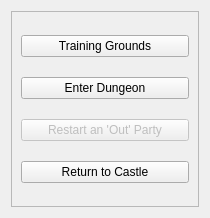
<?xml version="1.0" encoding="UTF-8"?>
<ui version="4.0">
 <class>edgeOfTownDialog</class>
 <widget class="QDialog" name="edgeOfTownDialog">
  <property name="geometry">
   <rect>
    <x>0</x>
    <y>0</y>
    <width>210</width>
    <height>218</height>
   </rect>
  </property>
  <property name="windowTitle">
   <string>** Edge of Town **</string>
  </property>
  <property name="modal">
   <bool>true</bool>
  </property>
  <layout class="QGridLayout" name="gridLayout_2">
   <item row="0" column="0">
    <widget class="QFrame" name="nav_frame">
     <property name="frameShape">
      <enum>QFrame::StyledPanel</enum>
     </property>
     <property name="frameShadow">
      <enum>QFrame::Raised</enum>
     </property>
     <layout class="QGridLayout" name="gridLayout">
      <item row="2" column="0">
       <widget class="QPushButton" name="restartOutPartyButton">
        <property name="enabled">
         <bool>false</bool>
        </property>
        <property name="text">
         <string>Restart an 'Out' Party</string>
        </property>
       </widget>
      </item>
      <item row="1" column="0">
       <widget class="QPushButton" name="dungeonButton">
        <property name="text">
         <string>Enter Dungeon</string>
        </property>
       </widget>
      </item>
      <item row="3" column="0">
       <widget class="QPushButton" name="castleButton">
        <property name="text">
         <string>Return to Castle</string>
        </property>
       </widget>
      </item>
      <item row="0" column="0">
       <widget class="QPushButton" name="tgButton">
        <property name="text">
         <string>Training Grounds</string>
        </property>
       </widget>
      </item>
     </layout>
    </widget>
   </item>
  </layout>
 </widget>
 <resources/>
 <connections/>
</ui>
